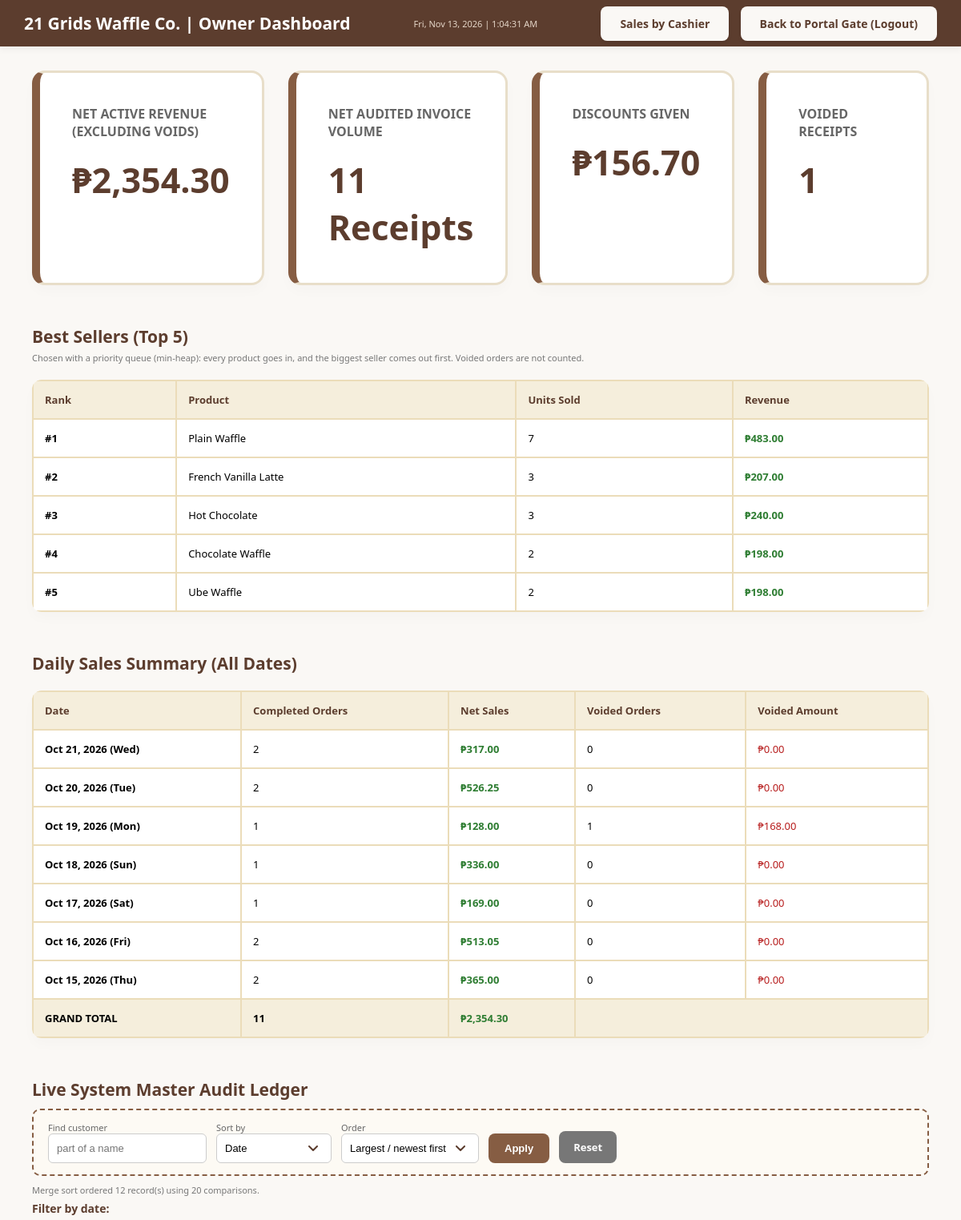
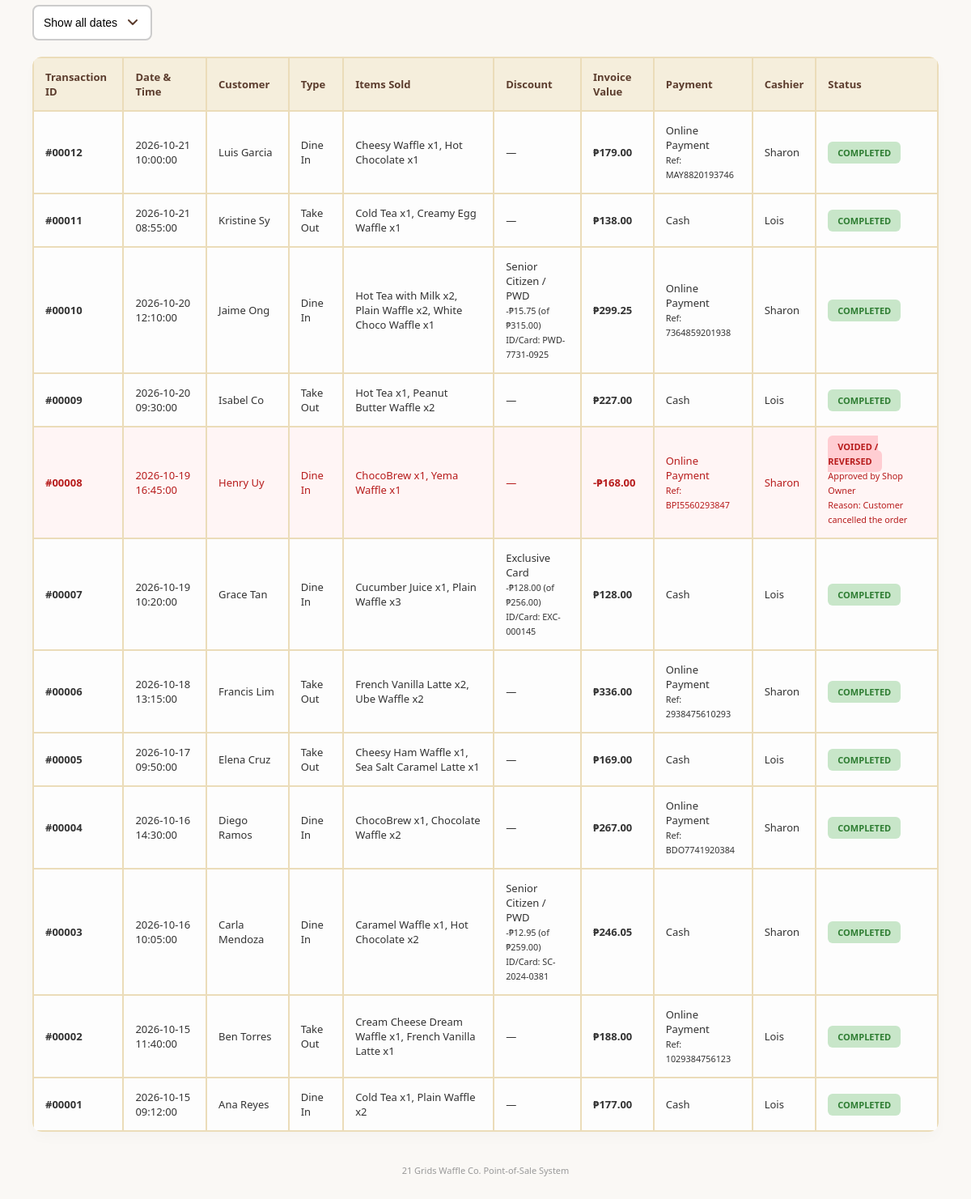
The app's page /Waffle_POS/owner.php (signed in) with its own data (2 pictures, top to bottom).
### tables this page shows
CREATE TABLE CustomerOrder (
    OrderID            INT AUTO_INCREMENT PRIMARY KEY,    
    OrderDate          TIMESTAMP     NOT NULL DEFAULT CURRENT_TIMESTAMP,
    CustomerName       VARCHAR(100)  NOT NULL DEFAULT 'Walk-in Customer',
    OrderType          ENUM('Dine In', 'Take Out')     NOT NULL DEFAULT 'Dine In',
    SubtotalAmount     DECIMAL(8,2)  NOT NULL DEFAULT 0.00 CHECK (SubtotalAmount >= 0),
    DiscountID         INT           NOT NULL DEFAULT 1,
    DiscountIDNumber   VARCHAR(50),
    DiscountAmount     DECIMAL(8,2)  NOT NULL DEFAULT 0.00 CHECK (DiscountAmount >= 0),
    TotalAmount        DECIMAL(8,2)  NOT NULL DEFAULT 0.00 CHECK (TotalAmount >= 0),
    PaymentMethod      ENUM('Cash', 'Online Payment')  NOT NULL,
    ReferenceNumber    VARCHAR(50)   UNIQUE,
    AmountReceived     DECIMAL(8,2)  CHECK (AmountReceived >= 0),
    Status             ENUM('Completed', 'Voided')     NOT NULL DEFAULT 'Completed',
    CashierID          INT,
    FOREIGN KEY (DiscountID)
        REFERENCES Discount(DiscountID),
    FOREIGN KEY (CashierID)
        REFERENCES Staff(StaffID),
    CHECK (PaymentMethod <> 'Online Payment' OR ReferenceNumber IS NOT NULL),
    CHECK (DiscountAmount = 0 OR DiscountIDNumber IS NOT NULL),
    CHECK (TotalAmount = SubtotalAmount - DiscountAmount),
    CHECK (PaymentMethod <> 'Cash' OR (AmountReceived IS NOT NULL AND AmountReceived >= TotalAmount))
);

CREATE TABLE Staff (
    StaffID       INT AUTO_INCREMENT PRIMARY KEY,
    Username      VARCHAR(50)  NOT NULL UNIQUE,
    PasswordHash  VARCHAR(255) NOT NULL,
    FullName      VARCHAR(100) NOT NULL,
    Role          ENUM('Admin', 'Owner', 'Cashier') NOT NULL,
    IsActive      BOOLEAN      NOT NULL DEFAULT TRUE,
    CreatedAt     TIMESTAMP    NOT NULL DEFAULT CURRENT_TIMESTAMP
);

CREATE TABLE Discount (
    DiscountID    INT AUTO_INCREMENT PRIMARY KEY,
    DiscountName  VARCHAR(50)  NOT NULL UNIQUE,
    DiscountRate  DECIMAL(5,2) NOT NULL CHECK (DiscountRate >= 0 AND DiscountRate <= 100)
);

CREATE TABLE OrderVoid (
    VoidID       INT AUTO_INCREMENT PRIMARY KEY,
    OrderID      INT          NOT NULL UNIQUE,
    VoidedBy     INT          NOT NULL,
    ApprovedBy   INT          NOT NULL,
    VoidedAt     DATETIME     NOT NULL DEFAULT CURRENT_TIMESTAMP,
    VoidReason   VARCHAR(255) NOT NULL,
    FOREIGN KEY (OrderID)
        REFERENCES CustomerOrder(OrderID),
    FOREIGN KEY (VoidedBy)
        REFERENCES Staff(StaffID),
    FOREIGN KEY (ApprovedBy)
        REFERENCES Staff(StaffID)
);

### Waffle_POS/owner.php (the view, shortened to what the rows shown need)
<?php
$report = new ReportService();
$dailySales = $report->getDailySales();
$ledger     = $report->getLedger();
$topSellers = $report->getTopSellers(5);
$sortKey = in_array($_GET['sort'] ?? '', ['date', 'amount', 'customer', 'cashier', 'receipt'], true) ? $_GET['sort'] : 'date';
$sortDir = (($_GET['dir'] ?? 'desc') === 'asc') ? 'asc' : 'desc';
$find    = trim($_GET['find'] ?? '');
$totalRecords = count($ledger);
$comparisons = 0;
$ledger = $report->sortLedger($ledger, $sortKey, $sortDir, $comparisons);
?>
<!DOCTYPE html>
<html lang="en">
<head>
</head>
<body>
    <div style="background: #5c3d2e; padding: 15px 30px; margin: -40px -40px 10px -40px; display: flex; justify-content: space-between; align-items: center; box-shadow: 0 4px 8px rgba(0,0,0,0.05);">
        <h2 style="color: white; margin: 0; font-size: 21px;"><?php echo htmlspecialchars(Site::getBusinessName()); ?> | Owner Dashboard</h2>
    </div>
    <?php if (empty($topSellers)): ?>
        <p style="color: #777; font-style: italic; font-size: 14px;">No sales recorded yet.</p>
    <?php else: ?>
        <table>
            <thead><tr><th>Rank</th><th>Product</th><th>Units Sold</th><th>Revenue</th></tr></thead>
        </table>
    <?php endif; ?>
    <?php if (empty($dailySales)): ?>
        <p style="color: #777; font-style: italic; font-size: 14px;">No sales recorded yet.</p>
    <?php else: ?>
        <table>
            <thead>
                <tr>
                    <th>Date</th>
                    <th>Completed Orders</th>
                    <th>Net Sales</th>
                    <th>Voided Orders</th>
                    <th>Voided Amount</th>
                </tr>
            </thead>
        </table>
    <?php endif; ?>
    <?php if ($totalRecords === 0): ?>
        <p style="color: #777; font-style: italic; font-size: 14px;">No transaction history exists inside the relational database engine.</p>
    <?php elseif (empty($ledger)): ?>
        <p style="color: #777; font-style: italic; font-size: 14px;">No customer name contains "<?php echo htmlspecialchars($find); ?>".</p>
    <?php else: ?>
        <label for="dateFilter" style="font-size:14px; color:#5c3d2e; font-weight:bold;">Filter by date:</label><br>
        <table>
            <thead>
                <tr>
                    <th>Transaction ID</th>
                    <th>Date &amp; Time</th>
                    <th>Customer</th>
                    <th>Type</th>
                    <th>Items Sold</th>
                    <th>Discount</th>
                    <th>Invoice Value</th>
                    <th>Payment</th>
                    <th>Cashier</th>
                    <th>Status</th>
                </tr>
            </thead>
            <tbody id="ledgerBody">
                <?php foreach ($ledger as $transaction): ?>
                    <tr data-date="<?php echo htmlspecialchars($transaction['SaleDate']); ?>" style="<?php echo ($transaction['Status'] === 'Voided') ? 'background: #fff5f5; color: #b71c1c;' : 'background: #fdfdfd; color: #333;'; ?>">
                        <td><strong>#<?php echo \App\Core\Site::receiptNo($transaction['OrderID']); ?></strong></td>
                        <td><?php echo htmlspecialchars($transaction['OrderDate']); ?></td>
                        <td><?php echo htmlspecialchars($transaction['CustomerName']); ?></td>
                        <td><?php echo htmlspecialchars($transaction['OrderType']); ?></td>
                        <td><?php echo htmlspecialchars($transaction['Items'] !== '' ? $transaction['Items'] : '—'); ?></td>
                        <td>
                            <?php if ($transaction['DiscountAmount'] > 0): ?>
                                <?php echo htmlspecialchars($transaction['DiscountName']); ?><br>
                                <small>-₱<?php echo number_format($transaction['DiscountAmount'], 2); ?> (of ₱<?php echo number_format($transaction['SubtotalAmount'], 2); ?>)<br>ID/Card: <?php echo htmlspecialchars($transaction['DiscountIDNumber']); ?></small>
                            <?php else: ?>—<?php endif; ?>
                        </td>
                        <td style="font-weight: bold;">
                            <?php echo ($transaction['Status'] === 'Voided') ? '-₱' : '₱'; ?><?php echo number_format($transaction['TotalAmount'], 2); ?>
                        </td>
                        <td>
                            <?php echo htmlspecialchars($transaction['PaymentMethod']); ?>
                            <?php if (!empty($transaction['ReferenceNumber'])): ?><br><small>Ref: <?php echo htmlspecialchars($transaction['ReferenceNumber']); ?></small><?php endif; ?>
                        </td>
                        <td><?php echo htmlspecialchars($transaction['CashierName'] ?? '—'); ?></td>
                        <td>
                            <?php if ($transaction['Status'] === 'Voided'): ?>
                                <span style="background: #ffcdd2; color: #b71c1c; padding: 6px 12px; border-radius: 6px; font-weight: bold; font-size: 11px;">VOIDED / REVERSED</span>
                                <?php if (!empty($transaction['ApproverName'])): ?><br><small>Approved by <?php echo htmlspecialchars($transaction['ApproverName']); ?></small><?php endif; ?>
                                <?php if (!empty($transaction['VoidReason'])): ?><br><small>Reason: <?php echo htmlspecialchars($transaction['VoidReason']); ?></small><?php endif; ?>
                            <?php else: ?>
                                <span style="background: #c8e6c9; color: #2e7d32; padding: 6px 12px; border-radius: 6px; font-weight: bold; font-size: 11px;">COMPLETED</span>
                            <?php endif; ?>
                        </td>
                    </tr>
                <?php endforeach; ?>
            </tbody>
        </table>
    <?php endif; ?>
</body>
</html>

### records on screen
customerorder: OrderID "00012", OrderDate "2026-10-21 10:00:00", CustomerName "Luis Garcia", OrderType "Dine In", Items "Cheesy Waffle x1, Hot Chocolate x1", TotalAmount "179.00", PaymentMethod "Online Payment", ReferenceNumber "MAY8820193746", CashierID.FullName "Sharon", Status "COMPLETED"
customerorder: OrderID "00011", OrderDate "2026-10-21 08:55:00", CustomerName "Kristine Sy", OrderType "Take Out", Items "Cold Tea x1, Creamy Egg Waffle x1", TotalAmount "138.00", PaymentMethod "Cash", CashierID.FullName "Lois", Status "COMPLETED"
customerorder: OrderID "00010", OrderDate "2026-10-20 12:10:00", CustomerName "Jaime Ong", OrderType "Dine In", Items "Hot Tea with Milk x2, Plain Waffle x2, White Choco Waffle x1", DiscountID.DiscountName "Senior Citizen / PWD", DiscountAmount "15.75", SubtotalAmount "315.00", DiscountIDNumber "PWD-7731-0925", TotalAmount "299.25", PaymentMethod "Online Payment", ReferenceNumber "7364859201938", CashierID.FullName "Sharon", Status "COMPLETED"
customerorder: OrderID "00009", OrderDate "2026-10-20 09:30:00", CustomerName "Isabel Co", OrderType "Take Out", Items "Hot Tea x1, Peanut Butter Waffle x2", TotalAmount "227.00", PaymentMethod "Cash", CashierID.FullName "Lois", Status "COMPLETED"
customerorder: OrderID "00008", OrderDate "2026-10-19 16:45:00", CustomerName "Henry Uy", OrderType "Dine In", Items "ChocoBrew x1, Yema Waffle x1", TotalAmount "168.00", PaymentMethod "Online Payment", ReferenceNumber "BPI5560293847", CashierID.FullName "Sharon", staff.FullName "Shop Owner", ordervoid.VoidReason "Customer cancelled the order"
customerorder: OrderID "00007", OrderDate "2026-10-19 10:20:00", CustomerName "Grace Tan", OrderType "Dine In", Items "Cucumber Juice x1, Plain Waffle x3", DiscountID.DiscountName "Exclusive Card", DiscountAmount "128.00", SubtotalAmount "256.00", DiscountIDNumber "EXC-000145", TotalAmount "128.00", PaymentMethod "Cash", CashierID.FullName "Lois", Status "COMPLETED"
customerorder: OrderID "00006", OrderDate "2026-10-18 13:15:00", CustomerName "Francis Lim", OrderType "Take Out", Items "French Vanilla Latte x2, Ube Waffle x2", TotalAmount "336.00", PaymentMethod "Online Payment", ReferenceNumber "2938475610293", CashierID.FullName "Sharon", Status "COMPLETED"
customerorder: OrderID "00005", OrderDate "2026-10-17 09:50:00", CustomerName "Elena Cruz", OrderType "Take Out", Items "Cheesy Ham Waffle x1, Sea Salt Caramel Latte x1", TotalAmount "169.00", PaymentMethod "Cash", CashierID.FullName "Lois", Status "COMPLETED"
customerorder: OrderID "00004", OrderDate "2026-10-16 14:30:00", CustomerName "Diego Ramos", OrderType "Dine In", Items "ChocoBrew x1, Chocolate Waffle x2", TotalAmount "267.00", PaymentMethod "Online Payment", ReferenceNumber "BDO7741920384", CashierID.FullName "Sharon", Status "COMPLETED"
customerorder: OrderID "00003", OrderDate "2026-10-16 10:05:00", CustomerName "Carla Mendoza", OrderType "Dine In", Items "Caramel Waffle x1, Hot Chocolate x2", DiscountID.DiscountName "Senior Citizen / PWD", DiscountAmount "12.95", SubtotalAmount "259.00", DiscountIDNumber "SC-2024-0381", TotalAmount "246.05", PaymentMethod "Cash", CashierID.FullName "Sharon", Status "COMPLETED"
customerorder: OrderID "00002", OrderDate "2026-10-15 11:40:00", CustomerName "Ben Torres", OrderType "Take Out", Items "Cream Cheese Dream Waffle x1, French Vanilla Latte x1", TotalAmount "188.00", PaymentMethod "Online Payment", ReferenceNumber "1029384756123", CashierID.FullName "Lois", Status "COMPLETED"
customerorder: OrderID "00001", OrderDate "2026-10-15 09:12:00", CustomerName "Ana Reyes", OrderType "Dine In", Items "Cold Tea x1, Plain Waffle x2", TotalAmount "177.00", PaymentMethod "Cash", CashierID.FullName "Lois", Status "COMPLETED"

### other values on screen
Site::getBusinessName() "21 Grids Waffle Co."
$totals['revenue'] "2,354.30"
$totals['completed'] "11"
$totals['discounts'] "156.70"
$totals['voided'] "1"
$top['ProductName'] "Plain Waffle"
$top['UnitsSold'] "7"
$top['Revenue'] "483.00"
$top['ProductName'] "French Vanilla Latte"
$top['UnitsSold'] "3"
$top['Revenue'] "207.00"
$top['ProductName'] "Hot Chocolate"
$top['Revenue'] "240.00"
$top['ProductName'] "Chocolate Waffle"
$top['UnitsSold'] "2"
